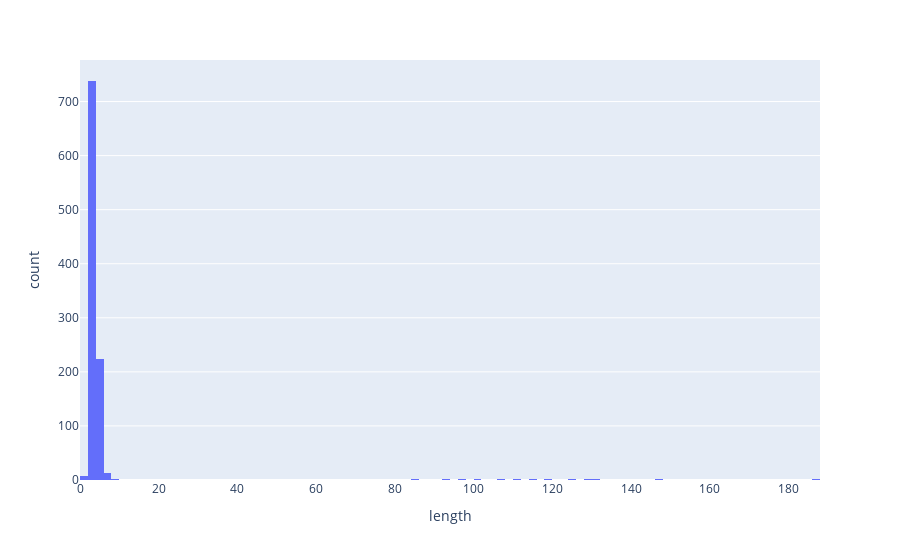

The notebook cell saved with this chart:
### Code cell
fig = px.histogram(dfItem, x="length")
fig.show()

### Figure 1 — Plotly figure (JSON) as saved in the notebook; plotly's stock layout.template omitted (floating-point values rounded to 4 significant figures; data arrays with more than 128 entries replaced by an {"elided": "..."} marker saying what was removed)
{"data": [{"alignmentgroup": "True", "bingroup": "x", "hovertemplate": "length=%{x}<br>count=%{y}<extra></extra>", "legendgroup": "", "marker": {"color": "#636efa", "pattern": {"shape": ""}}, "name": "", "offsetgroup": "", "orientation": "v", "showlegend": false, "type": "histogram", "x": {"elided": "1000 float values"}, "xaxis": "x", "yaxis": "y"}], "layout": {"barmode": "relative", "legend": {"tracegroupgap": 0}, "margin": {"t": 60}, "xaxis": {"anchor": "y", "domain": [0, 1], "title": {"text": "length"}}, "yaxis": {"anchor": "x", "domain": [0, 1], "title": {"text": "count"}}}}
